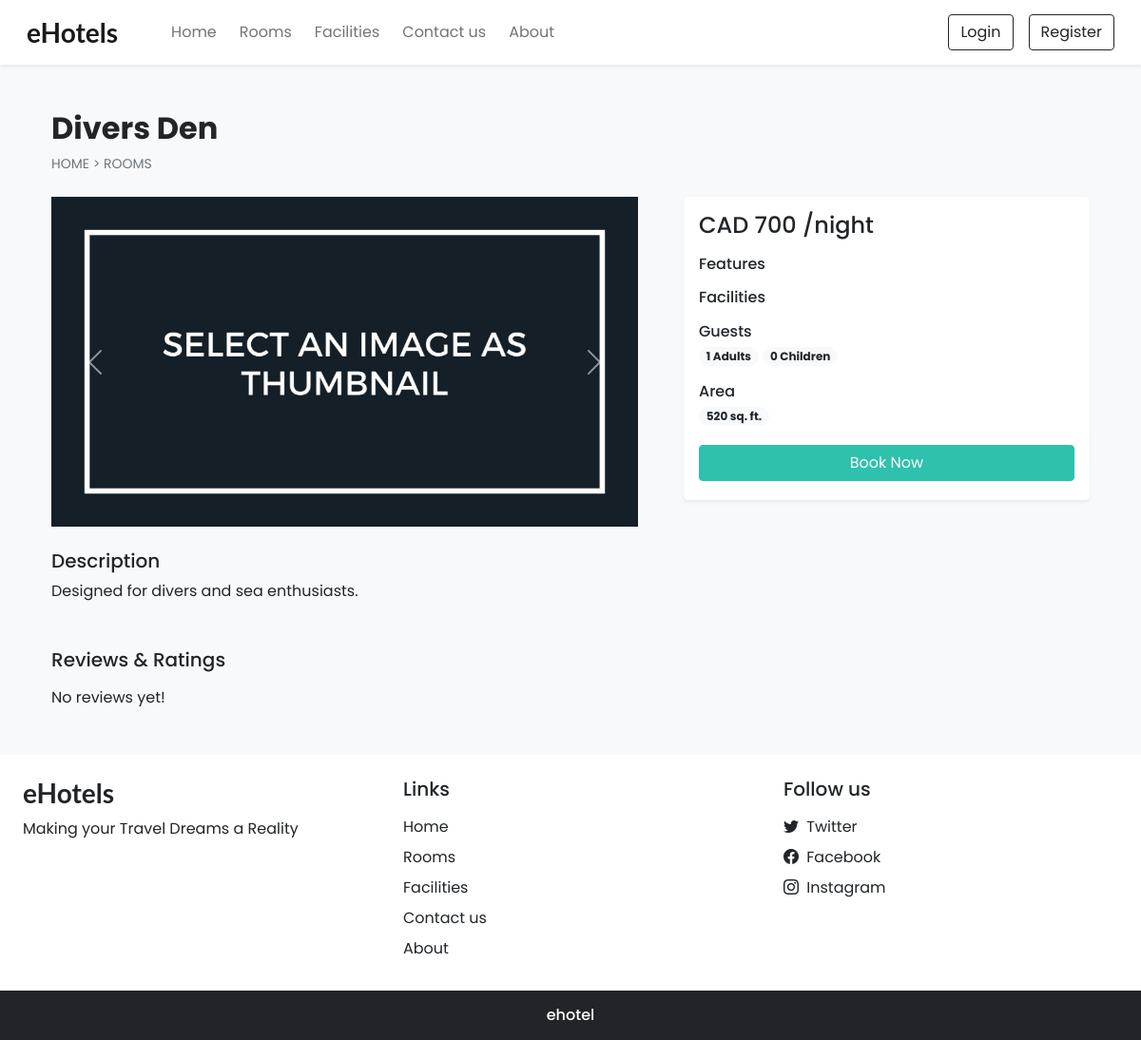
/room_details.php?id=201, run on the app's committed database.
### tables this page shows
CREATE TABLE `settings` (
                            `sr_no` int NOT NULL,
                            `site_title` varchar(50) NOT NULL,
                            `site_about` varchar(250) NOT NULL,
                            `shutdown` tinyint(1) NOT NULL
);

CREATE TABLE `rooms` (
                         `id` int NOT NULL,
                         `name` varchar(150) NOT NULL,
                         `area` int NOT NULL,
                         `price` int NOT NULL,
                         `quantity` int NOT NULL,
                         `adult` int NOT NULL,
                         `children` int NOT NULL,
                         `description` varchar(350) NOT NULL,
                         `status` tinyint NOT NULL DEFAULT '1',
                         `removed` int NOT NULL DEFAULT '0',
                         `hotel_id` int NOT NULL
);

### admin/inc/db_config.php (called while the page is built, shortened)
<?php
  function select($sql,$values,$datatypes)
  {
    $con = $GLOBALS['con'];
    if($stmt = mysqli_prepare($con,$sql))
    {
      mysqli_stmt_bind_param($stmt,$datatypes,...$values);
      if(mysqli_stmt_execute($stmt)){
        $res = mysqli_stmt_get_result($stmt);
        return $res;
      }
      else{
        mysqli_stmt_close($stmt);
        die("Query cannot be executed - Select");
      }
    }
    else{
      die("Query cannot be prepared - Select");
    }
  }
?>

### room_details.php (the view, shortened to what this page needs)
<!DOCTYPE html>
<html lang="en">
<head>
    <?php require('inc/links.php'); ?>
</head>
<body class="bg-light">
<?php require('inc/header.php'); ?>
<?php
$data = filteration($_GET);
$room_res = select("SELECT * FROM `rooms` WHERE `id`=? AND `status`=? AND `removed`=?",[$data['id'],1,0],'iii');
$room_data = mysqli_fetch_assoc($room_res);
?>
<div class="container">
    <div class="row">
        <div class="col-12 my-5 mb-4 px-4">
            <h2 class="fw-bold"><?php echo $room_data['name'] ?></h2>
            <div style="font-size: 14px;">
                <a href="index.php" class="text-secondary text-decoration-none">HOME</a>
                <span class="text-secondary"> > </span>
                <a href="rooms.php" class="text-secondary text-decoration-none">ROOMS</a>
            </div>
        </div>
        <div class="col-lg-7 col-md-12 px-4">
            <div id="roomCarousel" class="carousel slide" data-bs-ride="carousel">
                <div class="carousel-inner">
                    <?php
                    $room_img = ROOMS_IMG_PATH."thumbnail.jpg";
                    $img_q = mysqli_query($con,"SELECT * FROM `room_images`
                WHERE `room_id`='$room_data[id]'");
                    if(mysqli_num_rows($img_q)>0)
                    {
                        $active_class = 'active';
                        while($img_res = mysqli_fetch_assoc($img_q))
                        {
                            echo"
                    <div class='carousel-item $active_class'>
                      <img src='".ROOMS_IMG_PATH.$img_res['image']."' class='d-block w-100 rounded'>
                    </div>
                  ";
                            $active_class='';
                        }
                    }
                    else{
                        echo"<div class='carousel-item active'>
                  <img src='$room_img' class='d-block w-100'>
                </div>";
                    }
                    ?>
                </div>
                <button class="carousel-control-prev" type="button" data-bs-target="#roomCarousel" data-bs-slide="prev">
                    <span class="carousel-control-prev-icon" aria-hidden="true"></span>
                </button>
                <button class="carousel-control-next" type="button" data-bs-target="#roomCarousel" data-bs-slide="next">
                    <span class="carousel-control-next-icon" aria-hidden="true"></span>
                </button>
            </div>
        </div>
        <div class="col-lg-5 col-md-12 px-4">
            <div class="card mb-4 border-0 shadow-sm rounded-3">
                <div class="card-body">
                    <?php
                    echo<<<price
                <h4>CAD $room_data[price] /night</h4>
              price;
                    $features_data = "";
                    echo<<<features
                <div class="mb-3">
                  <h6 class="mb-1">Features</h6>
                  $features_data
                </div>
              features;
                    $facilities_data = "";
                    echo<<<facilities
                <div class="mb-3">
                  <h6 class="mb-1">Facilities</h6>
                  $facilities_data
                </div>
              facilities;
                    echo<<<guests
                <div class="mb-3">
                  <h6 class="mb-1">Guests</h6>
                  <span class="badge rounded-pill bg-light text-dark text-wrap">
                    $room_data[adult] Adults
                  </span>
                  <span class="badge rounded-pill bg-light text-dark text-wrap">
                    $room_data[children] Children
                  </span>
                </div>
              guests;
                    echo<<<area
                <div class="mb-3">
                  <h6 class="mb-1">Area</h6>
                  <span class='badge rounded-pill bg-light text-dark text-wrap me-1 mb-1'>
                    $room_data[area] sq. ft.
                  </span>
                </div>
              area;
                    if(!$settings_r['shutdown']){
                        $login=0;
                        echo<<<book
                  <button onclick='checkLoginToBook($login,$room_data[id])' class="btn w-100 text-white custom-bg shadow-none mb-1">Book Now</button>
                book;
                    }
                    ?>
                </div>
            </div>
        </div>
        <div class="col-12 mt-4 px-4">
            <div class="mb-5">
                <h5>Description</h5>
                <p>
                    <?php echo $room_data['description'] ?>
                </p>
            </div>
            <div>
                <h5 class="mb-3">Reviews & Ratings</h5>
                <?php
                $review_q = "SELECT rr.*,uc.name AS uname, uc.profile, r.name AS rname FROM `rating_review` rr
              INNER JOIN `user_cred` uc ON rr.user_id = uc.id
              INNER JOIN `rooms` r ON rr.room_id = r.id
              WHERE rr.room_id = '$room_data[id]'
              ORDER BY `sr_no` DESC LIMIT 15";
                $review_res = mysqli_query($con,$review_q);
                if(mysqli_num_rows($review_res)==0){
                    echo 'No reviews yet!';
                }
                ?>
            </div>
        </div>
    </div>
</div>
<?php require('inc/footer.php'); ?>
</body>
</html>

### inc/header.php (shortened to what this page needs)
<nav id="nav-bar" class="navbar navbar-expand-lg navbar-light bg-white px-lg-3 py-lg-2 shadow-sm sticky-top">
  <div class="container-fluid">
    <a class="navbar-brand me-5 fw-bold fs-3 h-font" href="index.php"><?php echo $settings_r['site_title'] ?></a>
    <div class="collapse navbar-collapse" id="navbarSupportedContent">
      <ul class="navbar-nav me-auto mb-2 mb-lg-0">
        <li class="nav-item">
          <a class="nav-link me-2" href="index.php">Home</a>
        </li>
        <li class="nav-item">
          <a class="nav-link me-2" href="rooms.php">Rooms</a>
        </li>
        <li class="nav-item">
          <a class="nav-link me-2" href="facilities.php">Facilities</a>
        </li>
        <li class="nav-item">
          <a class="nav-link me-2" href="contact.php">Contact us</a>
        </li>
        <li class="nav-item">
          <a class="nav-link" href="about.php">About</a>
        </li>
      </ul>
      <div class="d-flex">
        <?php
          if(isset($_SESSION['login']) && $_SESSION['login']==true)
          {
            $path = USERS_IMG_PATH;
            echo<<<data
              <div class="btn-group">
                <button type="button" class="btn btn-outline-dark shadow-none dropdown-toggle" data-bs-toggle="dropdown" data-bs-display="static" aria-expanded="false">
                  <img src="$path$_SESSION[uPic]" style="width: 25px; height: 25px;" class="me-1 rounded-circle">
                  $_SESSION[uName]
                </button>
                <ul class="dropdown-menu dropdown-menu-lg-end">
                  <li><a class="dropdown-item" href="profile.php">Profile</a></li>
                  <li><a class="dropdown-item" href="bookings.php">Bookings</a></li>
                  <li><a class="dropdown-item" href="logout.php">Logout</a></li>
                </ul>
              </div>
            data;
          }
          else
          {
            echo<<<data
              <button type="button" class="btn btn-outline-dark shadow-none me-lg-3 me-2" data-bs-toggle="modal" data-bs-target="#loginModal">
                Login
              </button>
              <button type="button" class="btn btn-outline-dark shadow-none" data-bs-toggle="modal" data-bs-target="#registerModal">
                Register
              </button>
            data;
          }
        ?>
      </div>
    </div>
  </div>
</nav>

### inc/footer.php (shortened to what this page needs)
<div class="container-fluid bg-white mt-5">
  <div class="row">
    <div class="col-lg-4 p-4">
      <h3 class="h-font fw-bold fs-3 mb-2"><?php echo $settings_r['site_title'] ?></h3>
      <p>
        <?php echo $settings_r['site_about'] ?>
      </p>
    </div>
    <div class="col-lg-4 p-4">
      <h5 class="mb-3">Links</h5>
      <a href="index.php" class="d-inline-block mb-2 text-dark text-decoration-none">Home</a> <br>
      <a href="rooms.php" class="d-inline-block mb-2 text-dark text-decoration-none">Rooms</a> <br>
      <a href="facilities.php" class="d-inline-block mb-2 text-dark text-decoration-none">Facilities</a> <br>
      <a href="contact.php" class="d-inline-block mb-2 text-dark text-decoration-none">Contact us</a> <br>
      <a href="about.php" class="d-inline-block mb-2 text-dark text-decoration-none">About</a>
    </div>
    <div class="col-lg-4 p-4">
        <h5 class="mb-3">Follow us</h5>
        <?php
          if($contact_r['tw']!=''){
            echo<<<data
              <a href="$contact_r[tw]" class="d-inline-block text-dark text-decoration-none mb-2">
                <i class="bi bi-twitter me-1"></i> Twitter
              </a><br>
            data;
          }
        ?>
        <a href="<?php echo $contact_r['fb'] ?>" class="d-inline-block text-dark text-decoration-none mb-2">
          <i class="bi bi-facebook me-1"></i> Facebook
        </a><br>
        <a href="<?php echo $contact_r['insta'] ?>" class="d-inline-block text-dark text-decoration-none">
          <i class="bi bi-instagram me-1"></i> Instagram
        </a><br>
    </div>
  </div>
</div>
<h6 class="text-center bg-dark text-white p-3 m-0">ehotel</h6>

### css/common.css (style rules this page uses)
:root { --teal: #2ec1ac; --teal_hover: #279e8c; --dark: #333; --light-gray: #f4f4f4; }
* { font-family: 'Poppins', sans-serif; }
.h-font { font-family: 'Lato', sans-serif; font-weight: 900; }
.custom-bg { background-color: var(--teal); border: 1px solid var(--teal); }

### data on the page
settings: site_title "eHotels", site_about "Making your Travel Dreams a Reality"
rooms: name "Divers Den", price "700", adult "1", children "0", area "520", description "Designed for divers and sea enthusiasts."
